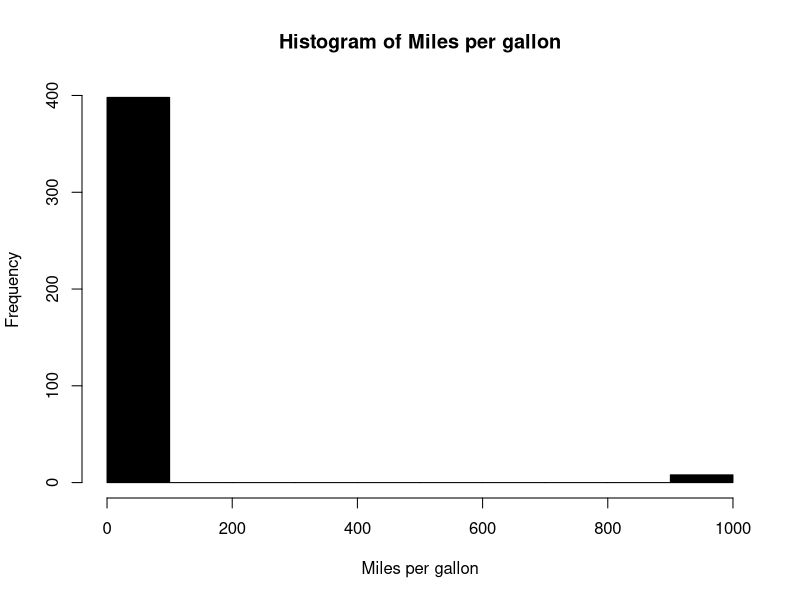
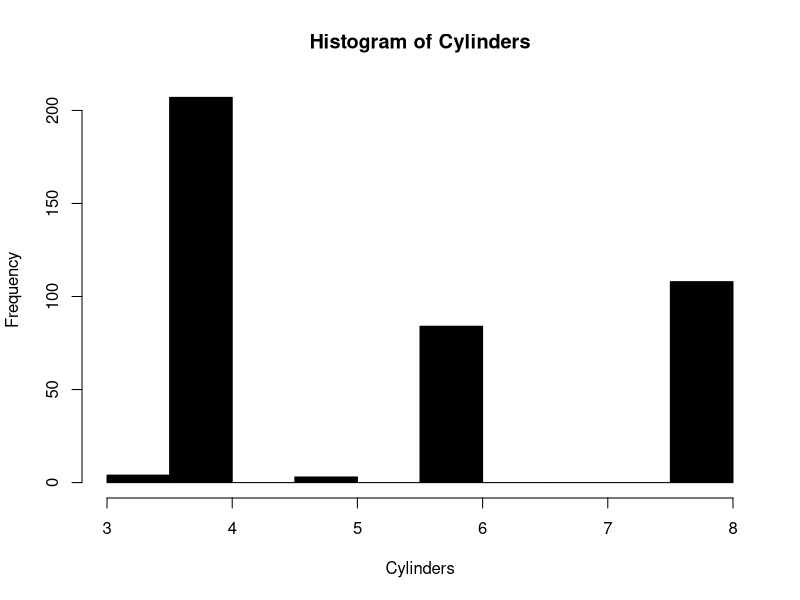
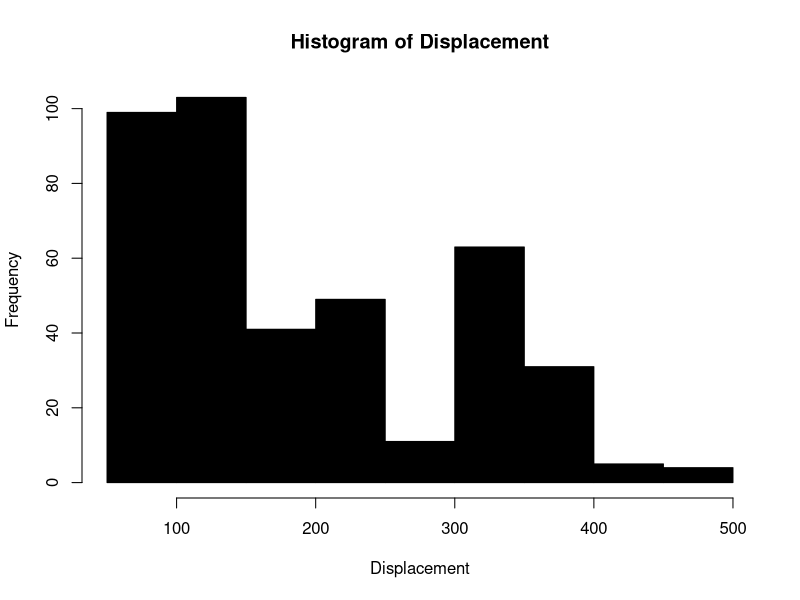
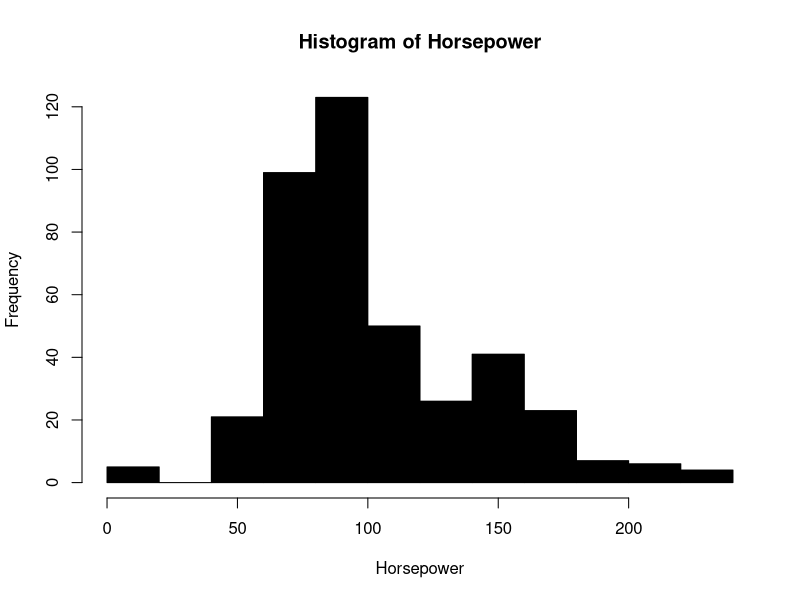
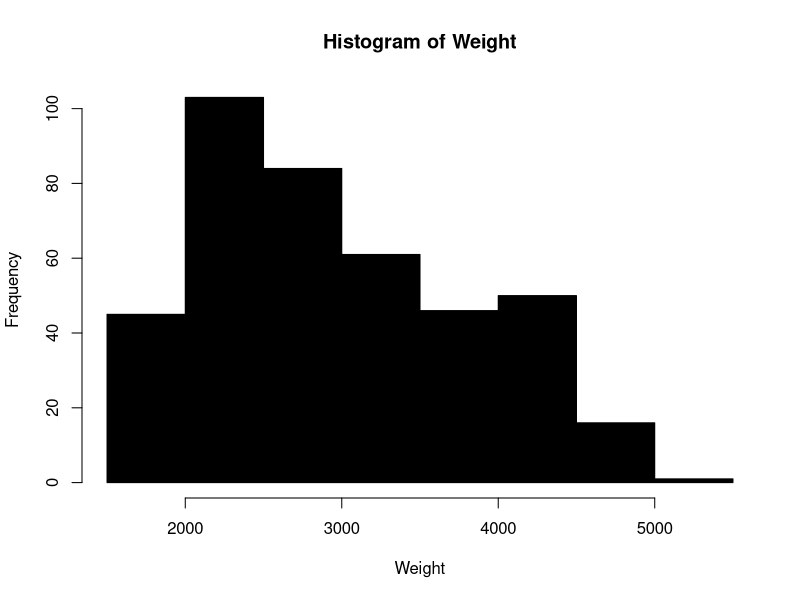
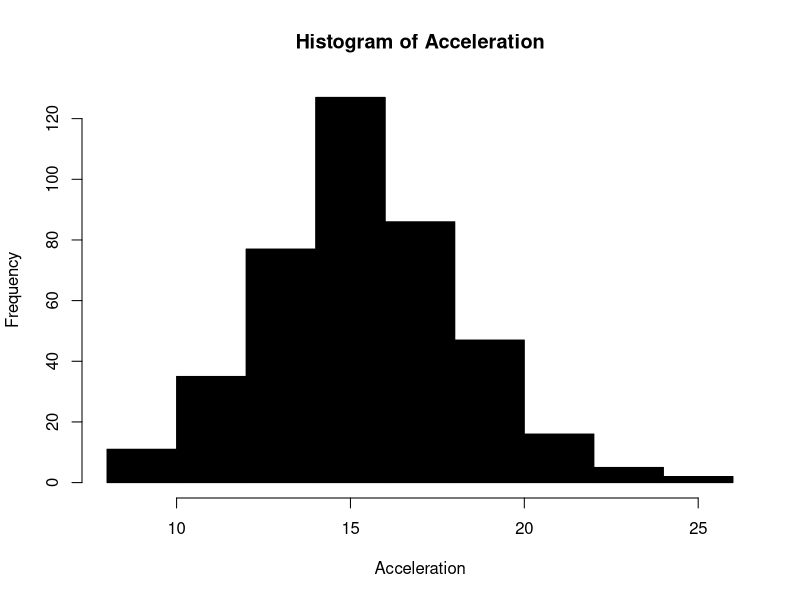
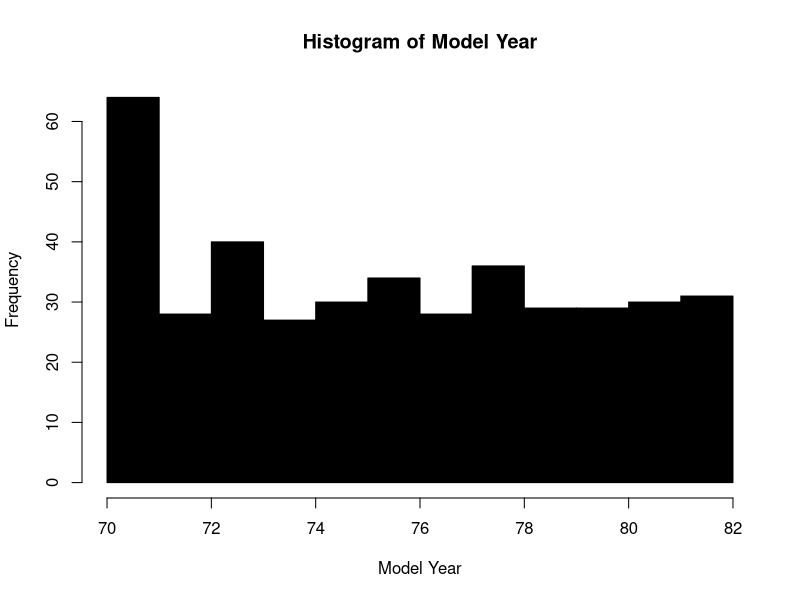
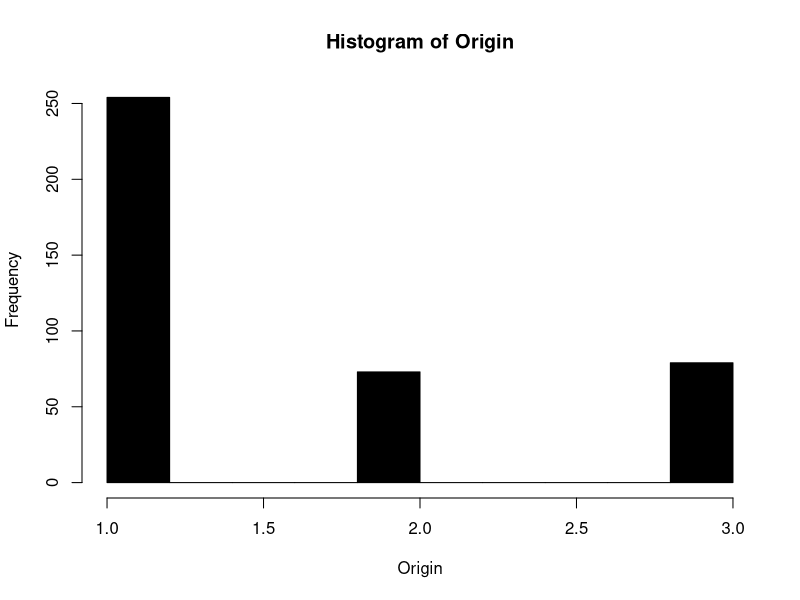

These charts were generated, in order, by the following R code:
#Sources found from R/RStudio documentation
mpg <- read.csv("Auto_mpg_raw.csv", fileEncoding="UTF-8-BOM")#Reading in the Auto mpg CSV. Had weird symbols in places so I looked up the encoding part

#Creating a histogram for every column
hist(mpg$Miles.per.gallon, 
     main="Histogram of Miles per gallon",
     xlab="Miles per gallon",
     col="black")

hist(mpg$Cylinders,
     main="Histogram of Cylinders",
     xlab="Cylinders",
     col="black")

hist(mpg$Displacement,
     main="Histogram of Displacement",
     xlab="Displacement",
     col="black")

hist(mpg$Horsepower,
     main="Histogram of Horsepower",
     xlab="Horsepower",
     col="black")

hist(mpg$Weight,
     main="Histogram of Weight",
     xlab="Weight",
     col="black")

hist(mpg$Acceleration,
     main="Histogram of Acceleration",
     xlab="Acceleration",
     col="black")

hist(mpg$Model.year,
     main="Histogram of Model Year",
     xlab="Model Year",
     col="black")

hist(mpg$Origin,
     main="Histogram of Origin",
     xlab="Origin",
     col="black")

#Setting all the misleading values in Miles per gallon to NA
mpg$Miles.per.gallon[mpg$Miles.per.gallon == 1000] <- NA

#Setting all misleading values in horsepower to NA
mpg$Horsepower[mpg$Horsepower == 0] <- NA

#Recreating the histograms that had misleading values
hist(mpg$Miles.per.gallon, 
     main="Histogram of Miles per gallon(adjusted)",
     xlab="Miles per gallon",
     col="red")

hist(mpg$Horsepower,
     main="Histogram of Horsepower(adjusted)",
     xlab="Horsepower",
     col="red")

#Exporting the modified data to requested file
write.csv(mpg,"Auto_mpg_adjust.csv", row.names = FALSE)
